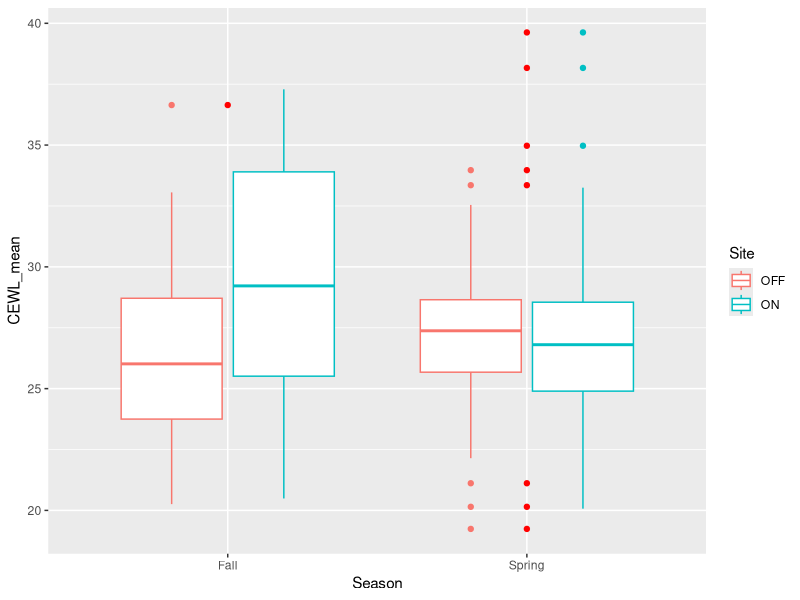
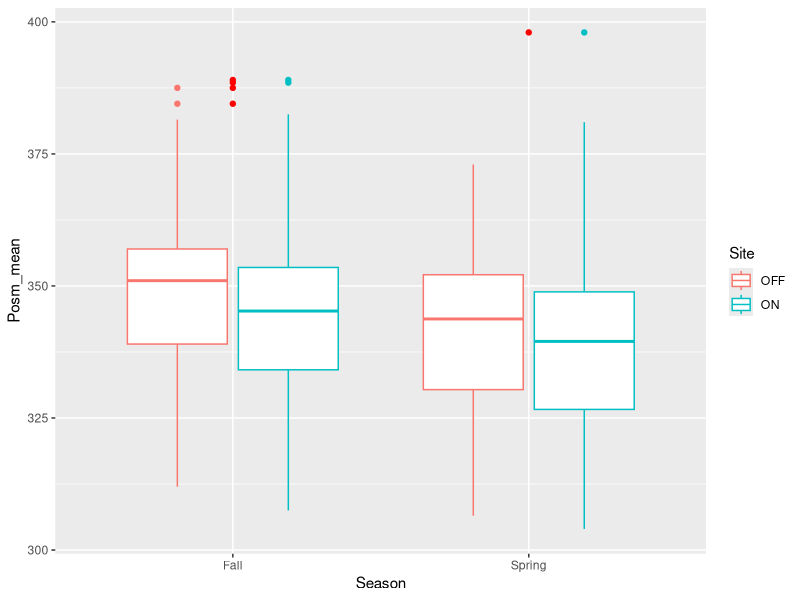
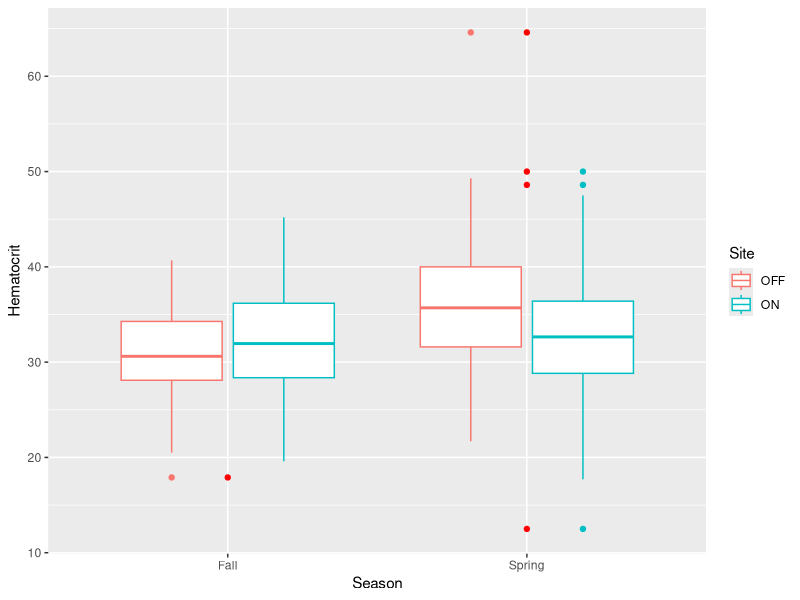

Here is the R script that generated these plots, in order: (Note: this script raises an error after producing the figures.)
## ---- chunk 1
#| echo: False #Added to prevent the printing of excess code
#| warning: False #Added to prevent the printing of excess code
#| message: false

required_packages <-function(...) { 
  libs<-unlist(list(...)) 
  req<-suppressMessages(suppressWarnings(unlist(lapply(libs,require,character.only=TRUE)))) 
  need<-libs[req==FALSE] 
  if(length(need)>0){ 
    install.packages(need, repos = "http://cran.us.r-project.org") 
    lapply(need, library, character.only=TRUE) 
  }
  else{message("No packages required installation.")} 
}

required_packages("tidyverse", "readxl", "writexl", "lme4", "lmerTest", "ggeffects", "emmeans", "generics")

Hydric_Phys <- read_xlsx("Hydric_Physiology.xlsx")
CEWL_Data <- read_xlsx("CEWL_Values.xlsx")
## ---- chunk 2
#Check to see if they are all within their own mean or beyond
CEWL_Data |> 
  group_by(Indiv_Lizard) |> 
  mutate(IDMean = mean(`TEWL [g/(m2h)]`),
         IDSD   = sd(`TEWL [g/(m2h)]`),
         In2SD = (`TEWL [g/(m2h)]` >= IDMean - 2 * IDSD) &
           (`TEWL [g/(m2h)]` <= IDMean + 2 * IDSD)) |> 
  ungroup() |> 
  summarize(Within2SD = sum(In2SD, na.rm = TRUE),
            Outside2SD = sum(!In2SD, na.rm = TRUE)) 
#average CEWL values & find cv
CEWL_Average <- CEWL_Data |> 
  group_by(Indiv_Lizard) |> 
  mutate(CEWL = mean(`TEWL [g/(m2h)]`),
         CEWL_cv = sd(`TEWL [g/(m2h)]`, na.rm = TRUE) 
         /mean(`TEWL [g/(m2h)]`, na.rm = TRUE) * 100) |>
  summarize(
    across(
      c(`AmbT [C]`,	`AmbRH [%]`, CEWL, CEWL_cv),
      mean, .names = "{.col}_mean"), .groups = "drop")
## ---- chunk 3
Lizard_Data_All <- Hydric_Phys |> 
  full_join(CEWL_Average,
            by = "Indiv_Lizard") |> 
  mutate(SexGravid = paste(Sex, `Gravid?`, sep = "_"),
         Es = 0.611 * exp((17.502*`AmbT [C]_mean`)/(`AmbT [C]_mean`+240.97)),
         Lab_VPD = Es - (Es*(`AmbRH [%]_mean`/100))) |> 
  select(!Es) |> 
  filter(!Sex == "J") |> 
  mutate(Campus = dplyr::recode(Campus,
                                "SCR" = "Scripps",
                                "CSM" = "CSUSM"),
         LizardID = str_replace(LizardID, "_0", "_")) |> 
  dplyr::rename(Posm_mean = Avg_Posm)

Lizard_Data_All$SiteSeason <- interaction(Lizard_Data_All$Site, Lizard_Data_All$Season)

## ---- chunk 4
CEWL_outliers <- Lizard_Data_All |>
  group_by(Site, Season) |>
  mutate(Q1 = quantile(CEWL_mean, 0.25, na.rm = TRUE), 
         Q3 = quantile(CEWL_mean, 0.75, na.rm = TRUE),
         IQR = Q3 - Q1,
         outlier = CEWL_mean < (Q1 - 1.5 * IQR) |
                   CEWL_mean > (Q3 + 1.5 * IQR)) |> 
  ungroup()

CEWL_outliers |> 
  filter(outlier) |>
  select(LizardID, Site, Season, CEWL_mean)

ggplot(CEWL_outliers, aes(x = Season, y = CEWL_mean, color = Site)) +
  geom_boxplot() +
  geom_point(data = subset(CEWL_outliers, outlier == TRUE), color = "red")

## ---- chunk 5
Posm_outliers <- Lizard_Data_All |>
  group_by(Site, Season) |>
  mutate(Q1 = quantile(Posm_mean, 0.25, na.rm = TRUE), 
         Q3 = quantile(Posm_mean, 0.75, na.rm = TRUE),
         IQR = Q3 - Q1,
         outlier = Posm_mean < (Q1 - 1.5 * IQR) |
                   Posm_mean > (Q3 + 1.5 * IQR)) |>
  ungroup()

Posm_outliers |> 
  filter(outlier) |>
  select(LizardID, Site, Season, Posm_mean)

ggplot(Posm_outliers, aes(x = Season, y = Posm_mean, color = Site)) +
  geom_boxplot() +
  geom_point(data = subset(Posm_outliers, outlier == TRUE), color = "red")
## ---- chunk 6
hematocrit_outliers <- Lizard_Data_All |>
  group_by(Site, Season) |>
  mutate(Q1 = quantile(Hematocrit, 0.25, na.rm = TRUE), 
         Q3 = quantile(Hematocrit, 0.75, na.rm = TRUE),
         IQR = Q3 - Q1,
         outlier = Hematocrit < (Q1 - 1.5 * IQR) | Hematocrit > (Q3 + 1.5 * IQR)) |>
  ungroup()

hematocrit_outliers |> 
  filter(outlier) |>
  select(LizardID, Site, Season, Hematocrit)

ggplot(hematocrit_outliers, aes(x = Season, y = Hematocrit, color = Site)) +
  geom_boxplot() +
  geom_point(data = subset(hematocrit_outliers, outlier == TRUE), color = "red")
## ---- chunk 7
#Filtering exreme outliers for CEWL
# Lizard_Data_All[Lizard_Data_All$LizardID == "CSULB_OFF_27"
#               & Lizard_Data_All$Season == "Spring", "CEWL_mean"] <- NA
# Lizard_Data_All[Lizard_Data_All$LizardID == "CSULB_OFF_26"
#               & Lizard_Data_All$Season == "Spring", "CEWL_mean"] <- NA
# Lizard_Data_All[Lizard_Data_All$LizardID == "HMC_OFF_12"
#               & Lizard_Data_All$Season == "Spring", "CEWL_mean"] <- NA
# Lizard_Data_All[Lizard_Data_All$LizardID == "SDSU_OFF_16"
#               & Lizard_Data_All$Season == "Spring", "CEWL_mean"] <- NA
# Lizard_Data_All[Lizard_Data_All$LizardID == "SDSU_OFF_26"
#               & Lizard_Data_All$Season == "Spring", "CEWL_mean"] <- NA
# Lizard_Data_All[Lizard_Data_All$LizardID == "CLU_ON_3"
#               & Lizard_Data_All$Season == "Spring", "CEWL_mean"] <- NA
# Lizard_Data_All[Lizard_Data_All$LizardID == "SDSU_ON_3"
#               & Lizard_Data_All$Season == "Spring", "CEWL_mean"] <- NA
# Lizard_Data_All[Lizard_Data_All$LizardID == "SDSU_ON_20"
#               & Lizard_Data_All$Season == "Spring", "CEWL_mean"] <- NA
Lizard_Data_All[Lizard_Data_All$LizardID == "PEPP_OFF_23"
              & Lizard_Data_All$Season == "Fall", "CEWL_mean"] <- NA

#Filter extreme outliers 
Lizard_Data_All[Lizard_Data_All$LizardID == "CP_ON_22"
              & Lizard_Data_All$Season == "Spring", "Posm_mean"] <- NA
# Lizard_Data_All[Lizard_Data_All$LizardID == "CSUSB_ON_1"
#               & Lizard_Data_All$Season == "Fall", "Posm_mean"] <- NA
# Lizard_Data_All[Lizard_Data_All$LizardID == "SCR_OFF_2"
#               & Lizard_Data_All$Season == "Fall", "Posm_mean"] <- NA
# Lizard_Data_All[Lizard_Data_All$LizardID == "UCLA_OFF_5"
#               & Lizard_Data_All$Season == "Fall", "Posm_mean"] <- NA
# Lizard_Data_All[Lizard_Data_All$LizardID == "UCLA_ON_5"
#               & Lizard_Data_All$Season == "Fall", "Posm_mean"] <- NA

#filtering outliers for Hematocrit
Lizard_Data_All[Lizard_Data_All$LizardID == "CSULB_OFF_15"
              & Lizard_Data_All$Season == "", "Hematocrit"] <- NA
# Lizard_Data_All[Lizard_Data_All$LizardID == "CSUSB_ON_17"
#               & Lizard_Data_All$Season == "", "Hematocrit"] <- NA
# Lizard_Data_All[Lizard_Data_All$LizardID == "SCR_ON_17"
#               & Lizard_Data_All$Season == "", "Hematocrit"] <- NA
# Lizard_Data_All[Lizard_Data_All$LizardID == "SDSU_ON_30"
#               & Lizard_Data_All$Season == "", "Hematocrit"] <- NA
# Lizard_Data_All[Lizard_Data_All$LizardID == "UCLA_OFF_9" 
#               & Lizard_Data_All$Season == "Fall", "Hematocrit"] <- NA

## ---- chunk 8
#| echo: False
Table_of_Lizards <- Lizard_Data_All |> 
  mutate(Site = if_else(Site =="ON", "Urban", "Non Urban")) |> 
  group_by(Campus, Site, Season) |> 
  count() 
## ---- chunk 9
SVL <- read_xlsx("Cool Lizards SVL.xlsx") |> 
  select(!"...9") |> 
  mutate(
    `Liz ID` = str_replace_all(`Liz ID`, "on", "ON"),
    `Liz ID` = str_replace_all(`Liz ID`, "off", "OFF"),
    `Liz ID` = str_replace_all(`Liz ID`, " ", "")
  ) |> 
  filter(!`Liz ID` %in% c(
    "CSUSB_ON_01_0003",   # replicate of Off_01, mislabeled
    "CP_OFF_12_0001",     # crooked, use the other scan
    "CSUSB_ON_06_0001",   # a replicate with a hand in the way
    "UCLA_OFF_01_0002",   # dorsal replicate
    "PEP_ON_51_0001",     # replicate
    "CP_OFF_03_0001",     # crooked
    "CP_OFF_12_0002",     # unneeded dorsal measurment
    "CSUSB_OFF_04_0001"
  )) |> 
  mutate(
    `Liz ID` = str_remove(`Liz ID`, "_000[1234]$"),
    `Liz ID` = str_replace(`Liz ID`, "_0([0-9]+)$", "_\\1"),
    Site = str_extract(`Liz ID`, "ON|OFF"),
    `Liz ID` = str_replace(`Liz ID`,"PEP(?!P)","PEPP"),
    `Liz ID` = str_replace(`Liz ID`,"SC(?!R)","SCR")) |> 
    #Campus = str_extract(`Liz ID`, "SDSU|CP|CLU|CSM|CSUSM|CSULB|CSUSB|HMC|PEPP|SCR|SC|UCLA|PEP|WC") originally used for combining datasheet & locating errors. Ignore this line
  rename(LizardID = `Liz ID`) |> 
  mutate(SiteSeason = interaction(Site, Season)) |> 
  select(!c("SVL 1","SVL 2", "SVL3", "STDEV", "CV")) |> 
  dplyr::rename(SVL = `Average`)

Combined_Lizard <- left_join(Lizard_Data_All, SVL,
                             by = c("LizardID","Site","Season", "SiteSeason"))
  
Condition_Model <- lm(log(Mass) ~ log(SVL), data = Combined_Lizard, na.action = na.exclude)

Lizard_Master <- Combined_Lizard |> 
  mutate(Sion = Mass / SVL,
         Pieg = log(Mass) - predict(Condition_Model, newdata = Combined_Lizard),
         Condition = residuals(Condition_Model)) #this is the exact same as "Pieg", different format

#Identify missing SVLs
# Missing_SVL <- 
#   anti_join(Lizard_Data_All, SVL,
#                      by = c("LizardID","Site","Season")) |> 
#   select(LizardID, Site, Season) 
  #write_xlsx("Missing SVL.xlsx")
## ---- chunk 10
#| warning: FALSE

Lizard_Master_con_outlier <- Lizard_Master |> 
  mutate(condition_outlier = "no")

augments_df <- augment(Condition_Model, data = Combined_Lizard)

Lizard_Master_con_outlier <- augments_df |> 
  select(Indiv_Lizard, .std.resid) |> 
  right_join(Lizard_Master_con_outlier, 
             by = "Indiv_Lizard") |> 
  mutate(condition_outlier = ifelse(abs(.std.resid) > 2, "YES", "NO"))

ggplot(data = Lizard_Master_con_outlier, 
             aes(x = SVL, y = Mass)) +
  geom_point(aes(color = condition_outlier), show.legend = FALSE) +
  geom_label_repel(
    data = subset(Lizard_Master_con_outlier,
                  condition_outlier == "YES", force = 1, na.rm = TRUE),
    aes(label = Indiv_Lizard))+
  theme_bw()+
  labs(title = "Body Condition Outliers")

# head(sort(abs(augments_df$.std.resid), decreasing = TRUE))
## ---- chunk 11

Lizard_Master[Lizard_Master$LizardID == "UCLA_OFF_9"
              & Lizard_Master$Season == "Fall", "Condition"] <- NA
Lizard_Master[Lizard_Master$LizardID == "UCLA_ON_5"
              & Lizard_Master$Season == "Fall", "Condition"] <- NA
Lizard_Master[Lizard_Master$LizardID == "CSUSB_ON_8"
              & Lizard_Master$Season == "Fall", "Condition"] <- NA

## ---- chunk 12
options(na.action = "na.fail")

CEWL_data_clean <- Lizard_Master |>
  select(CEWL_mean, Season, Site, Condition, Lab_VPD, SexGravid, Campus) |>
  drop_na()

Posm_data_clean <- Lizard_Master |>
  select(Posm_mean, Season, Site, Condition, SexGravid, Campus) |>
  drop_na()

Hem_data_clean <- Lizard_Master |>
  select(Hematocrit, Season, Site, Condition, SexGravid, Campus) |>
  drop_na()

lmer_CEWL_dredge <- lmer(CEWL_mean ~ 
                      Season + Site + Condition + 
                      Season:Site + Site:Condition + Season:Condition +
                      Lab_VPD + SexGravid +
                      (1|Campus) + (1|Season:Campus),
                      data = CEWL_data_clean, REML = F)
lmer_Posm_dredge <- lmer(Posm_mean ~ 
                       Season + Site + Condition + 
                       Season:Site + Site:Condition + Season:Condition +
                       SexGravid +
                       (1|Season:Campus) + (1|Site:Campus),
                       data = Posm_data_clean, REML = F)
lmer_Hemato_dredge <- lmer(Hematocrit ~ 
                         Season + Site + Condition + 
                         Season:Site + Site:Condition + Season:Condition +
                         SexGravid +
                         (1|Campus) + (1|Season:Campus) + (1|Site:Campus),
                         data = Hem_data_clean, REML = F)


dredge_fit_CEWL <- dredge(lmer_CEWL)
dredge_fit_Posm <- dredge(lmer_Posm_dredge)
dredge_fit_Hem <- dredge(lmer_Hemato_dredge)

subset(dredge_fit_CEWL, delta < 2)
subset(dredge_fit_Posm, delta < 2)
subset(dredge_fit_Hem, delta < 2)

## ---- chunk 13
options(na.action = "na.omit")
# Season*Site + Season*Condition + Site*Condition
lmer_CEWL <- lmer(CEWL_mean ~ 
                  #Season*Site + Season*Condition + Site*Condition +
                  Season + Site + Condition + Season:Site + Site:Condition + Season:Condition +
                  Lab_VPD + SexGravid +
                  (1|Campus) + (1|Season:Campus)
                 #+ (1|Site:Campus)   # Site:Campus had a VarCorr() stdDev of 0, contributing essentially nothing to the model. Thus, it was removed
                  ,
                  data = filter(Lizard_Master,!is.na(CEWL_mean)), REML = F)
anova(lmer_CEWL) 

lmer_Posm <- lmer(Posm_mean ~ 
                  Season*Site + Season*Condition + Site*Condition +
                  SexGravid +
                  (1|Site:Campus) + (1|Season:Campus)
                 #+ (1|Campus)   #1|Campus had a VarCorr() stdDev of 0, contributing essentially nothing to the model and causing "boundary (singular) fit". Thus, it was removed
                  ,
                  data = filter(Lizard_Master, !is.na(Posm_mean)), REML = F)
anova(lmer_Posm)

lmer_Hem <- lmer(Hematocrit ~ 
                 Season*Site + Season*Condition + Site*Condition +
                 SexGravid + 
                 (1|Campus) + (1|Site:Campus) + (1|Season:Campus),
                 data = filter(Lizard_Master, !is.na(Hematocrit)), REML = F)
anova(lmer_Hem)
## ---- chunk 14
#| warning: False
#| note: False
pred_cewl <- as.data.frame(emmeans(lmer_CEWL, ~ Season * Site))
okabe_ito <- c(
  "#E69F00", # orange
  "#56B4E9") # blue
#Cewl Model with background
ggplot()+
  geom_jitter(data = Lizard_Master, aes(x = Season, y = CEWL_mean, group = factor(Site)), 
                                        color = ifelse(Lizard_Master$Site == "ON", "grey50", "grey70"),
                                        fill = ifelse(Lizard_Master$Site == "ON", "grey65", "grey85"),
              width = .2, show.legend = F, shape = 21, size = 2) +
  # scale_color_manual(
  #   values = c("ON" = "grey65", 
  #              "OFF" = "grey85")) +
  # scale_color_identity()+
  geom_line(data = pred_cewl, aes(x = Season, y = emmean, color = factor(Site), group = Site)) +
  geom_errorbar(data = pred_cewl, aes(x = Season, ymin = lower.CL, ymax = upper.CL, color = factor(Site)), width = 0.075, size = 1) +
  geom_point(data = pred_cewl, aes(x = Season, y = emmean, color = factor(Site), group = Site), size = 2) +
  labs(y = expression("CEWL (g "* m^-2 / h^-1 *")"),
       color = "Site") +
  scale_color_manual(values = okabe_ito[c(1,2)],
                     labels = c(
                       "On"  = "Urban",
                       "Off" = "Non-urban")) +
  theme_minimal() +
  theme(
    panel.grid = element_blank(), 
    axis.line = element_line(color = "black"),
    axis.title = element_text(size = 18),
    axis.text = element_text(size = 14),
    legend.text = element_text(size = 16),
    legend.title = element_text(size = 16))
## ---- chunk 15
pred_hemato <- ggpredict(lmer_Hem, terms = c("Condition", "Site", "Season"))
ggplot() +
  geom_point(data = Lizard_Master, aes(x = Condition, y = Hematocrit, color = Site),
             alpha = 0.25, size = 1.7) +
  geom_ribbon(
    data = pred_hemato, aes(x = x, ymin = conf.low, ymax = conf.high, fill = group),
    alpha = 0.18, color = NA) +
  geom_line(
    data = pred_hemato, aes(x = x, y = predicted, color = group),
    linewidth = 1.2) +
  facet_wrap(~facet) +
  labs(x = "Body condition", y = "Hematocrit (%)", color = "Site", fill = "Site") +
  theme_classic()+
  theme(axis.title = element_text(size = 20),
        axis.text = element_text(size = 16),
        legend.text = element_text(size = 16),
        legend.title = element_text(size = 18),
        strip.text = element_text(size = 14))
